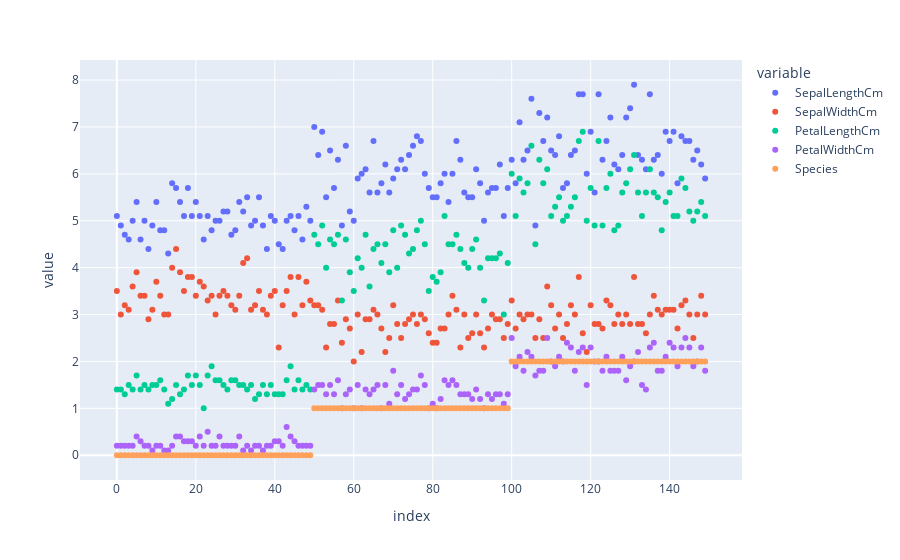

Here is the notebook cell this chart was saved with:
### Code cell
ex.scatter(df)

### Figure 1 — Plotly figure (JSON) as saved in the notebook; plotly's stock layout.template omitted (floating-point values rounded to 4 significant figures; data arrays with more than 128 entries replaced by an {"elided": "..."} marker saying what was removed)
{"data": [{"hovertemplate": "variable=SepalLengthCm<br>index=%{x}<br>value=%{y}<extra></extra>", "legendgroup": "SepalLengthCm", "marker": {"color": "#636efa", "symbol": "circle"}, "mode": "markers", "name": "SepalLengthCm", "orientation": "v", "showlegend": true, "type": "scatter", "x": {"elided": "150 int values"}, "xaxis": "x", "y": {"elided": "150 float values"}, "yaxis": "y"}, {"hovertemplate": "variable=SepalWidthCm<br>index=%{x}<br>value=%{y}<extra></extra>", "legendgroup": "SepalWidthCm", "marker": {"color": "#EF553B", "symbol": "circle"}, "mode": "markers", "name": "SepalWidthCm", "orientation": "v", "showlegend": true, "type": "scatter", "x": {"elided": "150 int values"}, "xaxis": "x", "y": {"elided": "150 float values"}, "yaxis": "y"}, {"hovertemplate": "variable=PetalLengthCm<br>index=%{x}<br>value=%{y}<extra></extra>", "legendgroup": "PetalLengthCm", "marker": {"color": "#00cc96", "symbol": "circle"}, "mode": "markers", "name": "PetalLengthCm", "orientation": "v", "showlegend": true, "type": "scatter", "x": {"elided": "150 int values"}, "xaxis": "x", "y": {"elided": "150 float values"}, "yaxis": "y"}, {"hovertemplate": "variable=PetalWidthCm<br>index=%{x}<br>value=%{y}<extra></extra>", "legendgroup": "PetalWidthCm", "marker": {"color": "#ab63fa", "symbol": "circle"}, "mode": "markers", "name": "PetalWidthCm", "orientation": "v", "showlegend": true, "type": "scatter", "x": {"elided": "150 int values"}, "xaxis": "x", "y": {"elided": "150 float values"}, "yaxis": "y"}, {"hovertemplate": "variable=Species<br>index=%{x}<br>value=%{y}<extra></extra>", "legendgroup": "Species", "marker": {"color": "#FFA15A", "symbol": "circle"}, "mode": "markers", "name": "Species", "orientation": "v", "showlegend": true, "type": "scatter", "x": {"elided": "150 int values"}, "xaxis": "x", "y": {"elided": "150 int values"}, "yaxis": "y"}], "layout": {"autosize": true, "legend": {"title": {"text": "variable"}, "tracegroupgap": 0}, "margin": {"t": 60}, "xaxis": {"anchor": "y", "autorange": true, "domain": [0, 1], "range": [-9.515, 158.5], "title": {"text": "index"}, "type": "linear"}, "yaxis": {"anchor": "x", "autorange": true, "domain": [0, 1], "range": [-0.6117, 8.512], "title": {"text": "value"}, "type": "linear"}}}
